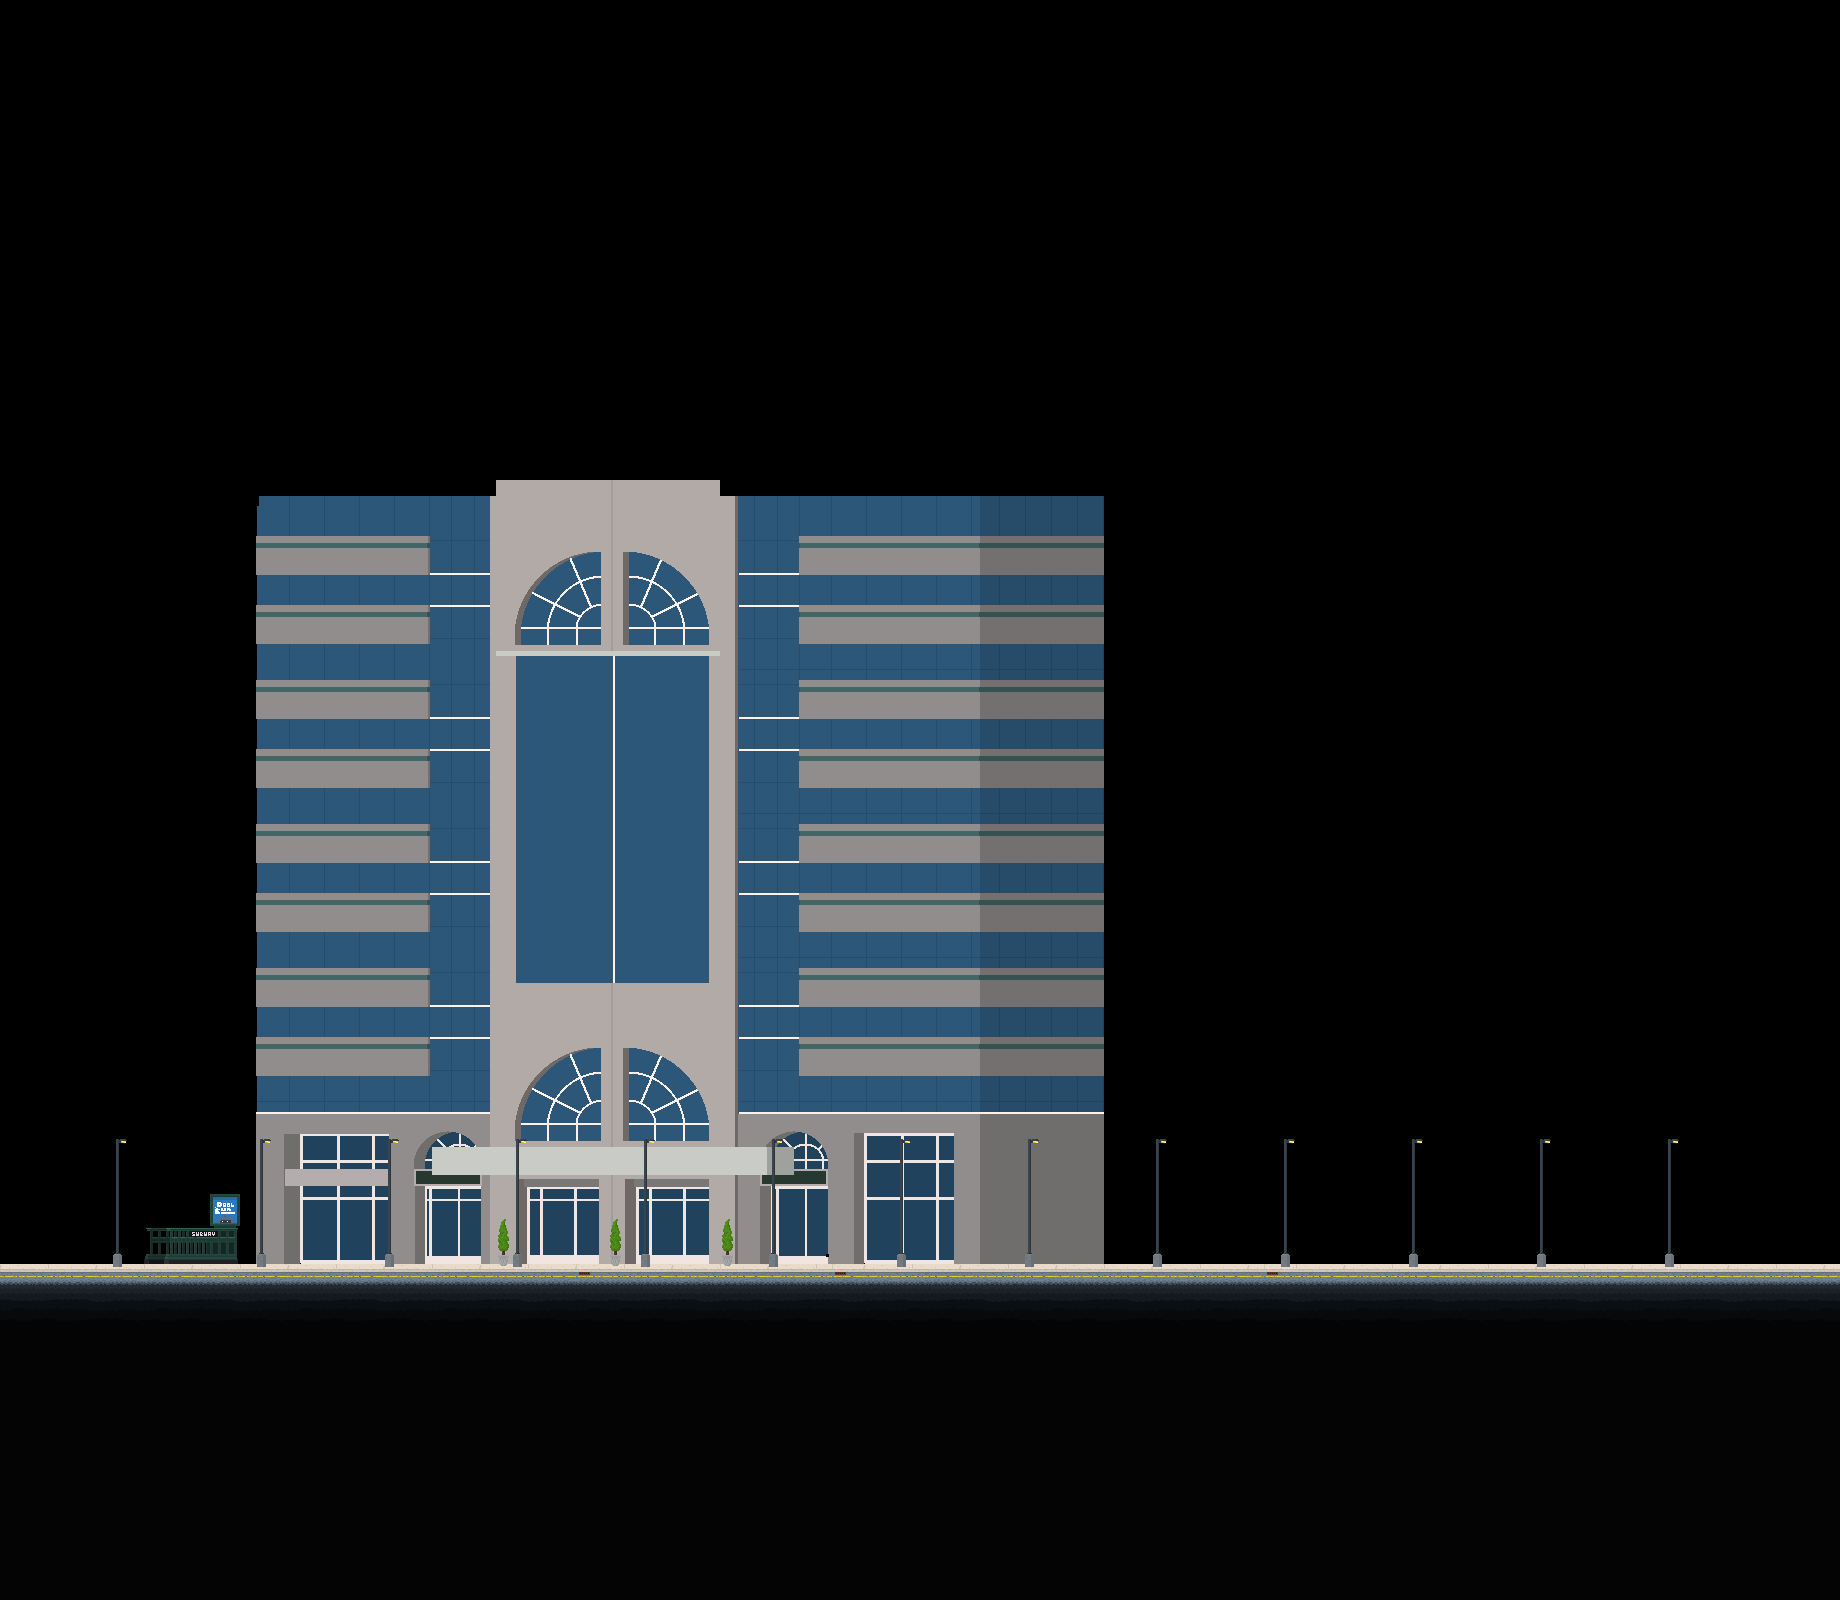

Rendered tile map (Tiled .tmx) drawn with the repository's tilesets; below, a short description and the map source with its tile grids summarised:
An orthogonal 115x100 tile map with 16x16 px tiles, 5 tile layers (bg1, bg2, ground, objects, ...), 2 tilesets and 7 objects (5x room1_1, 1).

<map version="1.0" orientation="orthogonal" renderorder="right-down" width="115" height="100" tilewidth="16" tileheight="16" nextobjectid="8">
 <properties>
  <property name="ambient" value="DAYNIGHT" />
  <property name="bg" value="main" />
  <property name="bgm day" value="Bright Days" />
  <property name="bgm night" value="Midnight Waves" />
  <property name="name" value="Business District" />
  <property name="next" value="Boardwalk" />
  <property name="nextWarp" value="2" />
  <property name="previous" value="High Rise" />
 </properties>
 <tileset firstgid="1" name="Tiledtest" tilewidth="16" tileheight="16" tilecount="7200">
  <image source="tilesets/business.png" width="1152" height="1608" />
  <tile id="0">
   <properties>
    <property name="type" value="concrete" />
   </properties>
  </tile>
  <tile id="1">
   <properties>
    <property name="type" value="concrete" />
   </properties>
  </tile>
  <tile id="2">
   <properties>
    <property name="type" value="concrete" />
   </properties>
  </tile>
  <tile id="3">
   <properties>
    <property name="type" value="concrete" />
   </properties>
  </tile>
  <tile id="4">
   <properties>
    <property name="type" value="concrete" />
   </properties>
  </tile>
  <tile id="5">
   <properties>
    <property name="type" value="concrete" />
   </properties>
  </tile>
  <tile id="6">
   <properties>
    <property name="type" value="concrete" />
   </properties>
  </tile>
  <tile id="7">
   <properties>
    <property name="type" value="concrete" />
   </properties>
  </tile>
  <tile id="8">
   <properties>
    <property name="type" value="concrete" />
   </properties>
  </tile>
  <tile id="10">
   <properties>
    <property name="light" value="street" />
   </properties>
  </tile>
  <tile id="72">
   <properties>
    <property name="type" value="concrete" />
   </properties>
  </tile>
  <tile id="73">
   <properties>
    <property name="type" value="concrete" />
   </properties>
  </tile>
  <tile id="74">
   <properties>
    <property name="type" value="concrete" />
   </properties>
  </tile>
  <tile id="75">
   <properties>
    <property name="type" value="concrete" />
   </properties>
  </tile>
  <tile id="76">
   <properties>
    <property name="type" value="concrete" />
   </properties>
  </tile>
  <tile id="77">
   <properties>
    <property name="type" value="concrete" />
   </properties>
  </tile>
  <tile id="78">
   <properties>
    <property name="type" value="concrete" />
   </properties>
  </tile>
  <tile id="79">
   <properties>
    <property name="type" value="concrete" />
   </properties>
  </tile>
  <tile id="80">
   <properties>
    <property name="type" value="concrete" />
   </properties>
  </tile>
  <tile id="144">
   <properties>
    <property name="type" value="concrete" />
   </properties>
  </tile>
  <tile id="145">
   <properties>
    <property name="type" value="concrete" />
   </properties>
  </tile>
  <tile id="146">
   <properties>
    <property name="type" value="concrete" />
   </properties>
  </tile>
  <tile id="147">
   <properties>
    <property name="type" value="concrete" />
   </properties>
  </tile>
  <tile id="148">
   <properties>
    <property name="type" value="concrete" />
   </properties>
  </tile>
  <tile id="149">
   <properties>
    <property name="type" value="concrete" />
   </properties>
  </tile>
  <tile id="150">
   <properties>
    <property name="type" value="concrete" />
   </properties>
  </tile>
  <tile id="151">
   <properties>
    <property name="type" value="concrete" />
   </properties>
  </tile>
  <tile id="152">
   <properties>
    <property name="type" value="concrete" />
   </properties>
  </tile>
 </tileset>
 <tileset firstgid="7201" name="Tiledtest" tilewidth="16" tileheight="16" tilecount="7200">
  <image source="tilesets/residential.png" width="1152" height="1608" />
  <tile id="0">
   <properties>
    <property name="type" value="concrete" />
   </properties>
  </tile>
  <tile id="1">
   <properties>
    <property name="type" value="concrete" />
   </properties>
  </tile>
  <tile id="2">
   <properties>
    <property name="type" value="concrete" />
   </properties>
  </tile>
  <tile id="3">
   <properties>
    <property name="type" value="concrete" />
   </properties>
  </tile>
  <tile id="4">
   <properties>
    <property name="type" value="concrete" />
   </properties>
  </tile>
  <tile id="5">
   <properties>
    <property name="type" value="concrete" />
   </properties>
  </tile>
  <tile id="6">
   <properties>
    <property name="type" value="concrete" />
   </properties>
  </tile>
  <tile id="7">
   <properties>
    <property name="type" value="concrete" />
   </properties>
  </tile>
  <tile id="8">
   <properties>
    <property name="type" value="concrete" />
   </properties>
  </tile>
  <tile id="10">
   <properties>
    <property name="light" value="street" />
   </properties>
  </tile>
  <tile id="72">
   <properties>
    <property name="type" value="concrete" />
   </properties>
  </tile>
  <tile id="73">
   <properties>
    <property name="type" value="concrete" />
   </properties>
  </tile>
  <tile id="74">
   <properties>
    <property name="type" value="concrete" />
   </properties>
  </tile>
  <tile id="75">
   <properties>
    <property name="type" value="concrete" />
   </properties>
  </tile>
  <tile id="76">
   <properties>
    <property name="type" value="concrete" />
   </properties>
  </tile>
  <tile id="77">
   <properties>
    <property name="type" value="concrete" />
   </properties>
  </tile>
  <tile id="78">
   <properties>
    <property name="type" value="concrete" />
   </properties>
  </tile>
  <tile id="79">
   <properties>
    <property name="type" value="concrete" />
   </properties>
  </tile>
  <tile id="80">
   <properties>
    <property name="type" value="concrete" />
   </properties>
  </tile>
  <tile id="144">
   <properties>
    <property name="type" value="concrete" />
   </properties>
  </tile>
  <tile id="145">
   <properties>
    <property name="type" value="concrete" />
   </properties>
  </tile>
  <tile id="146">
   <properties>
    <property name="type" value="concrete" />
   </properties>
  </tile>
  <tile id="147">
   <properties>
    <property name="type" value="concrete" />
   </properties>
  </tile>
  <tile id="148">
   <properties>
    <property name="type" value="concrete" />
   </properties>
  </tile>
  <tile id="149">
   <properties>
    <property name="type" value="concrete" />
   </properties>
  </tile>
  <tile id="150">
   <properties>
    <property name="type" value="concrete" />
   </properties>
  </tile>
  <tile id="151">
   <properties>
    <property name="type" value="concrete" />
   </properties>
  </tile>
  <tile id="152">
   <properties>
    <property name="type" value="concrete" />
   </properties>
  </tile>
 </tileset>
 <layer name="bg1" width="115" height="100">
  <data>[11500 cells, 2588 non-empty, 1143 distinct tile ids]</data>
 </layer>
 <layer name="bg2" width="115" height="100">
  <data>[11500 cells, 0 non-empty, 0 distinct tile ids]</data>
 </layer>
 <layer name="ground" width="115" height="100">
  <data>[11500 cells, 2415 non-empty, 61 distinct tile ids]</data>
 </layer>
 <layer name="objects" width="115" height="100">
  <data>[11500 cells, 0 non-empty, 0 distinct tile ids]</data>
 </layer>
 <layer name="fg" width="115" height="100">
  <data>[11500 cells, 129 non-empty, 11 distinct tile ids]</data>
 </layer>
 <objectgroup name="entities">
  <object id="1" name="room1_1" x="144" y="1216" width="32" height="47">
   <properties>
    <property name="ID" value="2" />
    <property name="next" value="Subway" />
    <property name="nextWarp" value="0" />
    <property name="warp" value="" />
   </properties>
  </object>
  </objectgroup>
</map>
<!-- 6 of 7 objects omitted -->
